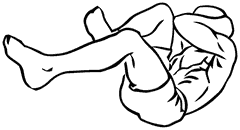
#> input picture src/catalog/images/air-bike-1.webp, 240 x 130 px
$ python -i generate.py   (imports and definitions only)
#> lines starting #> are read from the running program, lines starting #| are printed output that depends on the picture; after the words box and inside, x2 and y2 are one past the last pixel; in counts of white or black regions, pixels touching at a corner belong together
### apps/web/scripts/catalog/stroke.py
"""Line-width normalisation for catalog drawings (Pillow only).

Every bundled drawing, licensed or app-owned, is redrawn from its full-size source so that its
mean line width in the 240px mask matches the licensed Everkinetic set:

1. Crop to the ink and scale so the long side is WORK pixels (6x the mask), then binarise.
2. Find each line's centre (Zhang-Suen thinning, short spurs pruned) and its half-width there
   (chamfer distance to the paper).
3. Redraw every centre pixel as a disc whose width is the drawn width times one factor per
   drawing, so heavy outlines stay heavier than interior lines. Solid fills (much wider than
   the drawing's typical line) keep their drawn size. Fractional radii are dithered so widths
   are not limited to whole working pixels.
4. Tune the factor (a few rounds) until `stroke_width` of the final mask reads STROKE_TARGET.

The pose and every line stay where they were drawn; only line weight changes.
"""
import io
import math

from PIL import Image, ImageChops, ImageFilter, ImageMorph, ImageOps

# Mean line width (px): the median of the licensed drawings' 240px masks before
# normalisation. tests/catalog.test.ts holds every bundled drawing to their 5th-95th
# percentile band.
STROKE_TARGET = 2.1
WORK = 1440  # working long side: 6 working pixels per mask pixel
MASK_SIDE = 240
INK = 96  # binarisation threshold on 0-255 ink
FILL = 2.5  # past this many typical half-widths a shape is a solid fill: kept, not rescaled
MIN_WIDTH = 1.2  # thinnest redrawn line, in mask pixels
ROUNDS = 4
TEXTURE_ROUNDS = 6  # the line pass shifts a little with each factor, so it converges more slowly


def _lut(rule):
    """ImageMorph lookup table: bit k of the index is the 3x3 neighbour k in row-major order."""
    return bytearray(rule([(index >> k) & 1 for k in range(9)]) for index in range(512))


def _thinning(step):
    def rule(n):
        if not n[4]:
            return 0
        p = [n[1], n[2], n[5], n[8], n[7], n[6], n[3], n[0]]  # north, then clockwise
        neighbours = sum(p)
        transitions = sum(1 for k in range(8) if not p[k] and p[(k + 1) % 8])
        if not (2 <= neighbours <= 6 and transitions == 1):
            return 1
        if step == 0:
            return 0 if not p[0] * p[2] * p[4] and not p[2] * p[4] * p[6] else 1
        return 0 if not p[0] * p[2] * p[6] and not p[0] * p[4] * p[6] else 1
    return rule


_OPS = {
    'thin0': _thinning(0),
    'thin1': _thinning(1),
    'dilate4': lambda n: int(any(n[k] for k in (1, 3, 4, 5, 7))),
    'dilate8': lambda n: int(any(n)),
    'erode4': lambda n: int(all(n[k] for k in (1, 3, 4, 5, 7))),
    'erode8': lambda n: int(all(n)),
    'unend': lambda n: int(n[4] and sum(n) > 2),  # drop line ends (one neighbour or none)
    'ends': lambda n: int(n[4] and sum(n) == 2),
}
#> further down, picture is the input picture: PIL image 240x130 RGBA; mean R, G, B, A 0, 0, 0, 26.2
_MORPH = {}


def _morph(name, image):
    if name not in _MORPH:
        _MORPH[name] = ImageMorph.MorphOp(lut=_lut(_OPS[name]))
    return _MORPH[name].apply(image)


def _step(kind, image, i):
    """One octagonal step: alternate 4- and 8-neighbourhoods so repeated steps grow discs."""
    return _morph(f'{kind}{8 if i % 2 else 4}', image)[1]


def _thin(binary):
    while True:
        first, binary = _morph('thin0', binary)
        second, binary = _morph('thin1', binary)
        if not first and not second:
            return binary


def _distance(binary):
    """Chamfer distance of each ink pixel to the paper (1 at the edge)."""
    distance = Image.new('L', binary.size, 0)
    for i in range(255):
        if not binary.getbbox():
            break
        distance = ImageChops.add(distance, binary.point(lambda v: 1 if v else 0))
        binary = _step('erode', binary, i)
    return distance


def _prune(skeleton, length):
    """Remove side branches shorter than `length`, then regrow the true line ends."""
    pruned = skeleton
    for _ in range(length):
        pruned = _morph('unend', pruned)[1]
    ends = _morph('ends', pruned)[1]
    removed = ImageChops.subtract(skeleton, pruned)
    grown = ends
    for _ in range(length):
        grown = ImageChops.lighter(ImageChops.multiply(_morph('dilate8', grown)[1], removed), ends)
    return ImageChops.lighter(pruned, grown)


def _median(histogram):
    total = sum(histogram[1:])
    seen = 0
    for value in range(1, 256):
        seen += histogram[value]
        if 2 * seen >= total:
            return value
    return 0


def _dither(size):
    """Tiled 4x4 Bayer thresholds (8..248)."""
    tile = Image.new('L', (4, 4))
    tile.putdata([v * 16 + 8 for v in (0, 8, 2, 10, 12, 4, 14, 6, 3, 11, 1, 9, 15, 7, 13, 5)])
    row = Image.new('L', (size[0], 4))
    for x in range(0, size[0], 4):
        row.paste(tile, (x, 0))
    thresholds = Image.new('L', size)
    for y in range(0, size[1], 4):
        thresholds.paste(row, (0, y))
    return thresholds


def stroke_width(mask_webp):
    """Mean line width (px) of a line_mask WebP: 2 x ink area / outline length. The outline is
    measured with Crofton's formula over four directions, so diagonal lines count like straight
    ones. Ink is alpha above half. Same measure as `strokeWidth` in tests/catalog.test.ts."""
    alpha = Image.open(io.BytesIO(mask_webp)).split()[-1]
    ink = ImageOps.expand(alpha.point(lambda v: 255 if v > 127 else 0), 1, 0)
    width, height = ink.size

    def crossings(a, b):
        return ImageChops.difference(ink.crop(a), ink.crop(b)).histogram()[255]

    area = ink.histogram()[255]
    across = crossings((0, 0, width - 1, height), (1, 0, width, height))
    down = crossings((0, 0, width, height - 1), (0, 1, width, height))
    diagonal = crossings((0, 0, width - 1, height - 1), (1, 1, width, height))
    antidiagonal = crossings((1, 0, width, height - 1), (0, 1, width - 1, height))
    outline = math.pi / 8 * (across + down + (diagonal + antidiagonal) / math.sqrt(2))
    return 2 * area / outline if outline else 0


def _ink(image):
    """Ink (0 paper, 255 black) of a white-ground drawing, a PIL image or encoded bytes."""
    if isinstance(image, (bytes, bytearray)):
        image = Image.open(io.BytesIO(image))
    if image.mode != 'L':
        image = image.convert('RGBA')
        image = Image.alpha_composite(Image.new('RGBA', image.size, 'white'), image).convert('L')
    return ImageOps.invert(image)
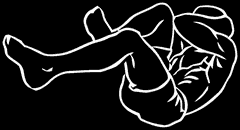
#> returned value: PIL image 240x130 L; min 0, max 252, mean 26.2


def _ink_box(ink):
    box = ink.point(lambda v: 255 if v >= 24 else 0).getbbox()
#> box = (2, 2, 238, 128)
    if not box:
        raise ValueError('drawing has no ink')
    return box


# [12 lines left out: functions ink_box, work_box, not called in this run]


def normalise(image, measure, box=None, texture=None):
    """Redraw a white-ground drawing (PIL image or encoded bytes) with STROKE_TARGET-wide lines.

    `measure(png_bytes)` returns the mask line width of a candidate (stroke_width of its
    line_mask). The drawing is cropped to its ink, or to `box` (source pixels) when given, so
    drawings normalised with one box share one scale. `texture` = (level, seed) adds the
    hand-drawn line pass (pencil.py) to the redraw, so the tuned width is measured after it;
    without it the redraw is unchanged. Returns the redrawn drawing as white-ground greyscale PNG
    bytes.
    """
    ink = _ink(image)
    ink = ink.crop(_ink_box(ink) if box is None else box)
    scale = WORK / max(ink.size)
    ink = ink.resize((max(1, round(ink.width * scale)), max(1, round(ink.height * scale))),
                     Image.LANCZOS)
#> ink: PIL image 1440x769 L
    ink = ImageOps.expand(ink, WORK // 20, 0)
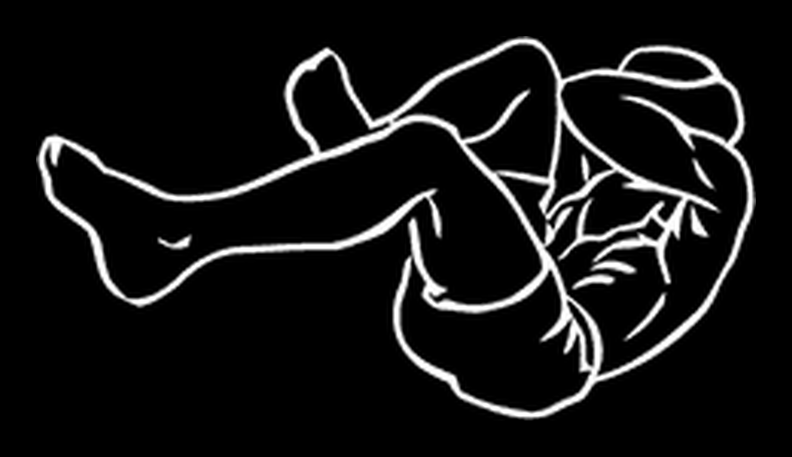
#> ink: PIL image 1584x913 L (shown at 1/2 size); min 0, max 255, mean 21.2
    binary = ink.point(lambda v: 255 if v >= INK else 0)
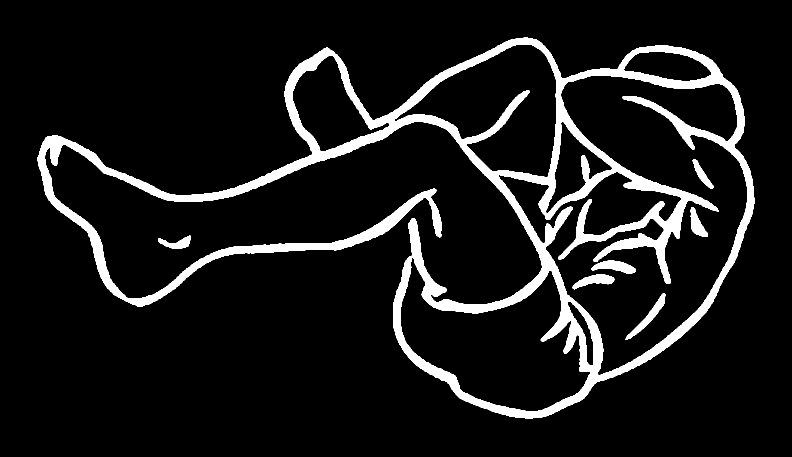
#> binary: PIL image 1584x913 L (shown at 1/2 size); 9.3% white; 7 white regions, largest, box (x1, y1, x2, y2) and area: (74, 74, 1510, 837) 128094, (1251, 587, 1331, 680) 1434, (1182, 521, 1272, 548) 1341
    distance = _distance(binary)
#> after the loop in _distance, `for i in range(255):`:
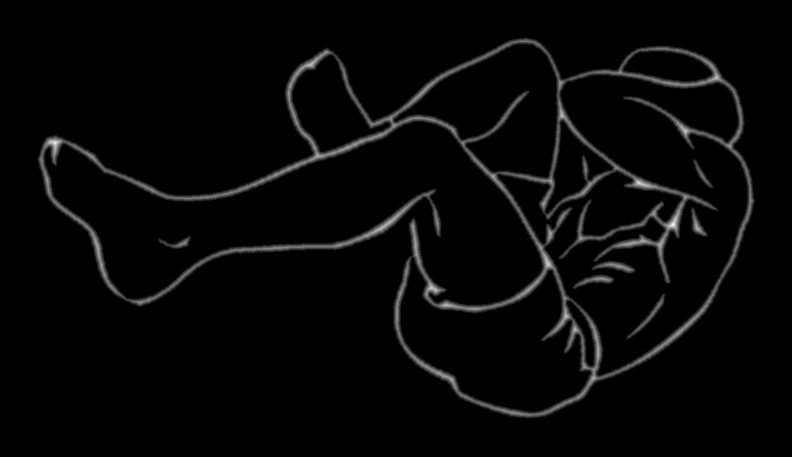
#> distance: PIL image 1584x913 L (shown at 1/2 size); min 0, max 15, mean 0.392; drawn with min black and max white
    skeleton = _thin(binary)
#> the loop in _thin, `while True:` made 13 passes
#> (first, second) on passes 1 to 8: (11449, 11390), (11430, 11360), (11345, 11174), (10907, 10545), (9763, 8473), (6441, 4495), (2800, 1620), (954, 536)
#> pass 1, in _thin, `first, binary = _morph('thin0', binary)`:
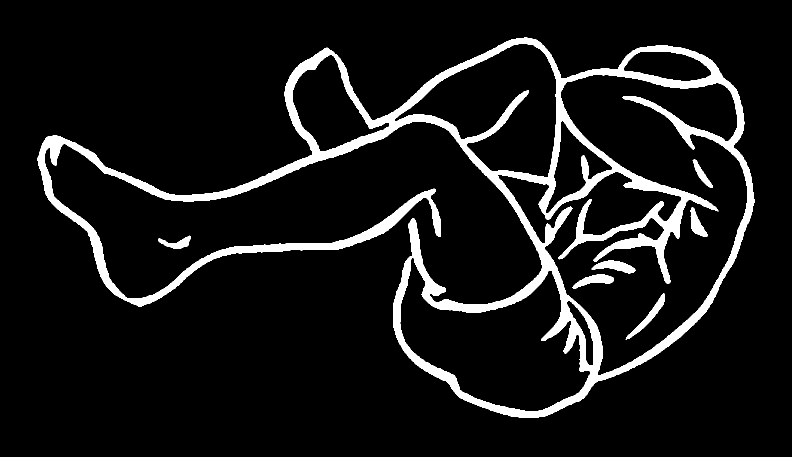
#> binary: PIL image 1584x913 L (shown at 1/2 size); 8.5% white; 7 white regions, largest, box (x1, y1, x2, y2) and area: (74, 74, 1509, 836) 117387, (1251, 587, 1330, 679) 1253, (1183, 521, 1271, 547) 1214
#> pass 1, in _thin, `second, binary = _morph('thin1', binary)`:
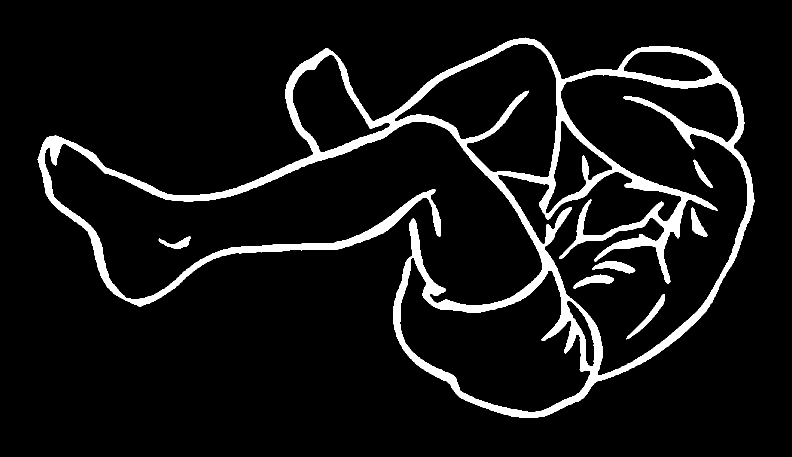
#> binary: PIL image 1584x913 L (shown at 1/2 size); 7.7% white; 7 white regions, largest, box (x1, y1, x2, y2) and area: (75, 75, 1509, 836) 106660, (1184, 522, 1271, 547) 1104, (1252, 588, 1330, 679) 1092
#> pass 2, in _thin, `second, binary = _morph('thin1', binary)`:
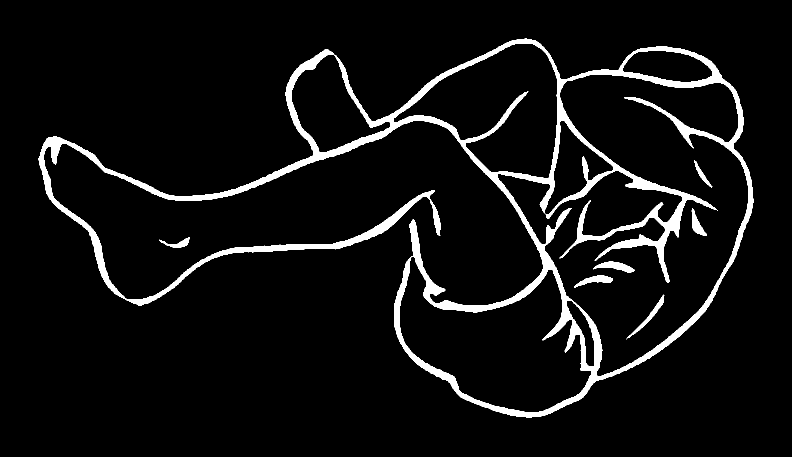
#> binary: PIL image 1584x913 L (shown at 1/2 size); 6.2% white; 7 white regions, largest, box (x1, y1, x2, y2) and area: (77, 77, 1508, 835) 85207, (1186, 523, 1269, 546) 877, (1148, 551, 1226, 576) 794
    typical = _median(ImageChops.multiply(distance, skeleton).histogram())
#> in _median, `total = sum(histogram[1:])`: total = 9320
#> (the rest of the program and of its run is left out)
